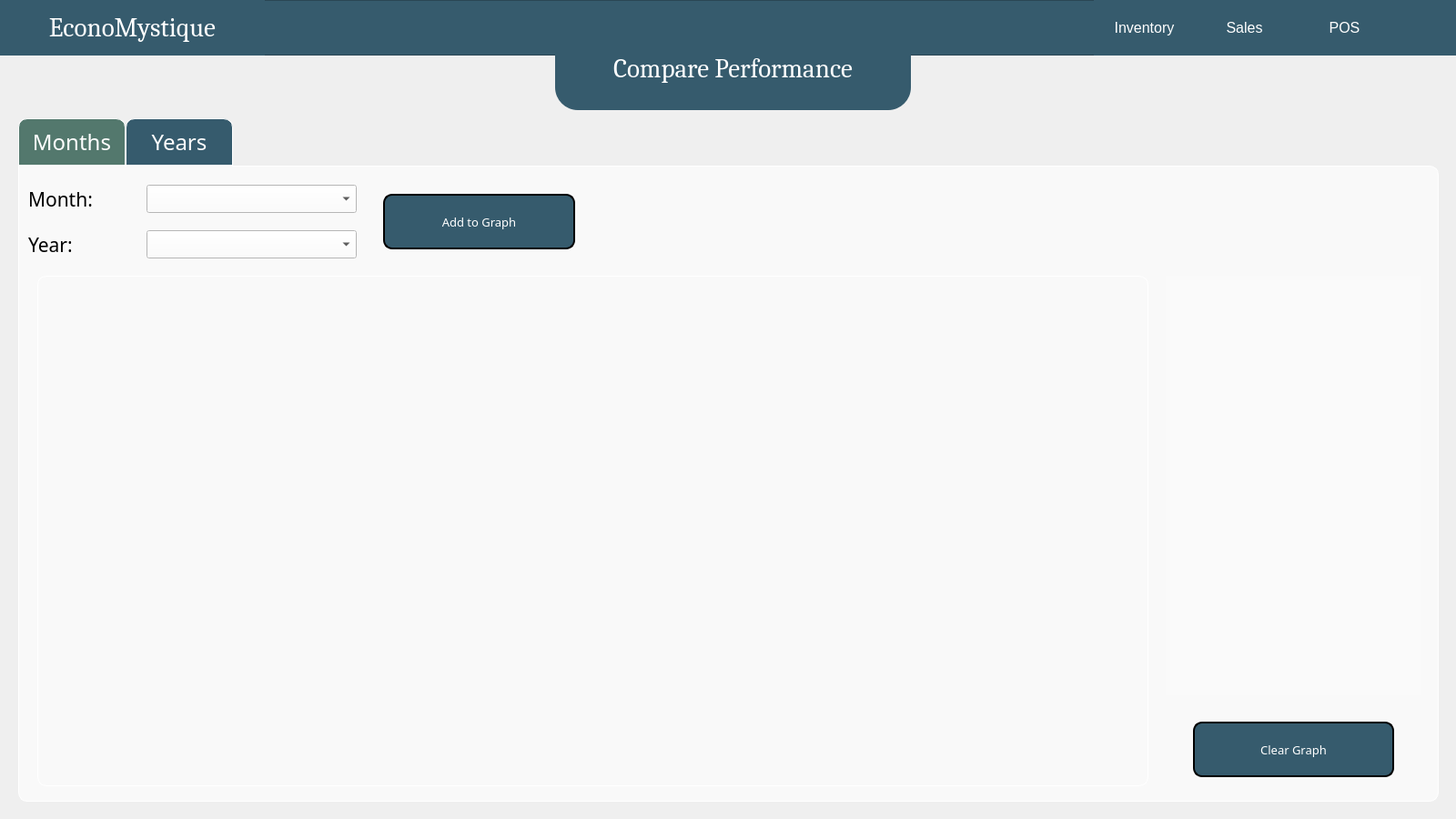
<?xml version="1.0" encoding="UTF-8"?>
<ui version="4.0">
 <class>Comparison</class>
 <widget class="QWidget" name="Comparison">
  <property name="geometry">
   <rect>
    <x>0</x>
    <y>0</y>
    <width>1600</width>
    <height>900</height>
   </rect>
  </property>
  <property name="windowTitle">
   <string>Compare Perofrmance</string>
  </property>
  <widget class="QFrame" name="frame">
   <property name="geometry">
    <rect>
     <x>0</x>
     <y>0</y>
     <width>1601</width>
     <height>61</height>
    </rect>
   </property>
   <property name="styleSheet">
    <string notr="true">background: #365b6d;</string>
   </property>
   <property name="frameShape">
    <enum>QFrame::StyledPanel</enum>
   </property>
   <property name="frameShadow">
    <enum>QFrame::Raised</enum>
   </property>
   <widget class="QPushButton" name="btnSales">
    <property name="geometry">
     <rect>
      <x>1312</x>
      <y>0</y>
      <width>111</width>
      <height>61</height>
     </rect>
    </property>
    <property name="font">
     <font>
      <pointsize>12</pointsize>
     </font>
    </property>
    <property name="cursor">
     <cursorShape>PointingHandCursor</cursorShape>
    </property>
    <property name="styleSheet">
     <string notr="true">QPushButton {
    background-color: #365b6d;
    color: white;
    border-radius: 50px;
}
QPushButton:hover {
    background-color: #5b8ca4;
}
QPushButton:pressed {
    border-style: inset;
    background-color: #365b6d;
}
</string>
    </property>
    <property name="text">
     <string>Sales</string>
    </property>
   </widget>
   <widget class="QPushButton" name="btnInventory">
    <property name="geometry">
     <rect>
      <x>1202</x>
      <y>0</y>
      <width>111</width>
      <height>61</height>
     </rect>
    </property>
    <property name="font">
     <font>
      <pointsize>12</pointsize>
     </font>
    </property>
    <property name="cursor">
     <cursorShape>PointingHandCursor</cursorShape>
    </property>
    <property name="styleSheet">
     <string notr="true">QPushButton {
    background-color: #365b6d;
    color: white;
    border-radius: 50px;
}
QPushButton:hover {
    background-color: #5b8ca4;
}
QPushButton:pressed {
    border-style: inset;
    background-color: #365b6d;
}
</string>
    </property>
    <property name="text">
     <string>Inventory</string>
    </property>
   </widget>
   <widget class="QPushButton" name="btnPOS">
    <property name="geometry">
     <rect>
      <x>1422</x>
      <y>0</y>
      <width>111</width>
      <height>61</height>
     </rect>
    </property>
    <property name="font">
     <font>
      <pointsize>12</pointsize>
     </font>
    </property>
    <property name="cursor">
     <cursorShape>PointingHandCursor</cursorShape>
    </property>
    <property name="styleSheet">
     <string notr="true">QPushButton {
    background-color: #365b6d;
    color: white;
    border-radius: 50px;
}
QPushButton:hover {
    background-color: #5b8ca4;
}
QPushButton:pressed {
    border-style: inset;
    background-color: #365b6d;
}
</string>
    </property>
    <property name="text">
     <string>POS</string>
    </property>
   </widget>
   <widget class="QPushButton" name="btnAccount">
    <property name="geometry">
     <rect>
      <x>1530</x>
      <y>0</y>
      <width>71</width>
      <height>61</height>
     </rect>
    </property>
    <property name="cursor">
     <cursorShape>PointingHandCursor</cursorShape>
    </property>
    <property name="styleSheet">
     <string notr="true">QPushButton {
    background-color: #365b6d;
    color: white;
    border-radius: 50px;
}
QPushButton:hover {
    background-color: #5b8ca4;
}
QPushButton:pressed {
    border-style: inset;
    background-color: #365b6d;
}
</string>
    </property>
    <property name="text">
     <string/>
    </property>
    <property name="icon">
     <iconset>
      <selectedon>img/pfBtn.png</selectedon>
     </iconset>
    </property>
    <property name="iconSize">
     <size>
      <width>50</width>
      <height>50</height>
     </size>
    </property>
   </widget>
   <widget class="QPushButton" name="btnDashboard">
    <property name="geometry">
     <rect>
      <x>0</x>
      <y>0</y>
      <width>291</width>
      <height>61</height>
     </rect>
    </property>
    <property name="font">
     <font>
      <family>Cambria</family>
      <pointsize>22</pointsize>
     </font>
    </property>
    <property name="cursor">
     <cursorShape>PointingHandCursor</cursorShape>
    </property>
    <property name="styleSheet">
     <string notr="true">QPushButton {
    background-color: #365b6d;
    color: white;
    border-radius: 50px;
}
QPushButton:hover {
    background-color: #5b8ca4;
}
QPushButton:pressed {
    border-style: inset;
    background-color: #365b6d;
}
</string>
    </property>
    <property name="text">
     <string>EconoMystique</string>
    </property>
    <property name="icon">
     <iconset>
      <normaloff>img/econologo_transparent_cropped.png</normaloff>img/econologo_transparent_cropped.png</iconset>
    </property>
    <property name="iconSize">
     <size>
      <width>30</width>
      <height>30</height>
     </size>
    </property>
   </widget>
  </widget>
  <widget class="QLabel" name="label_2">
   <property name="geometry">
    <rect>
     <x>610</x>
     <y>30</y>
     <width>391</width>
     <height>91</height>
    </rect>
   </property>
   <property name="font">
    <font>
     <family>Cambria</family>
     <pointsize>22</pointsize>
    </font>
   </property>
   <property name="styleSheet">
    <string notr="true">border: 0px solid white;
background: #365b6d;
color: white;
border-radius: 25px;</string>
   </property>
   <property name="lineWidth">
    <number>1</number>
   </property>
   <property name="text">
    <string>Compare Performance</string>
   </property>
   <property name="alignment">
    <set>Qt::AlignCenter</set>
   </property>
  </widget>
  <widget class="QTabWidget" name="tabWidget">
   <property name="geometry">
    <rect>
     <x>20</x>
     <y>130</y>
     <width>1561</width>
     <height>751</height>
    </rect>
   </property>
   <property name="font">
    <font>
     <family>Century Gothic</family>
     <pointsize>18</pointsize>
    </font>
   </property>
   <property name="styleSheet">
    <string notr="true">QTabWidget::pane {
    border: 1px solid white;
	border-top-right-radius: 10px;
	border-bottom-left-radius: 10px;
	border-bottom-right-radius: 10px;
	background-color: rgba(255,255,255,164);
}
QTabBar::tab {
    background: #365b6d;
    border: 1px solid white;
    padding: 8px;
    border-top-left-radius: 10px;
    border-top-right-radius: 10px;
    min-width: 100px;
	color: white;
}

QTabBar::tab:selected {
    background: #53786d;
}

QTabBar::tab:hover {
    background: #53786d;
}</string>
   </property>
   <property name="currentIndex">
    <number>0</number>
   </property>
   <widget class="QWidget" name="tabMonths">
    <attribute name="title">
     <string>Months</string>
    </attribute>
    <widget class="QWidget" name="gpPerformance" native="true">
     <property name="geometry">
      <rect>
       <x>20</x>
       <y>120</y>
       <width>1221</width>
       <height>561</height>
      </rect>
     </property>
     <property name="styleSheet">
      <string notr="true">QWidget {
	border: 1px solid white;
    border-radius: 10px;
	background-color: transparent;
	padding: 0px;
}</string>
     </property>
    </widget>
    <widget class="QPushButton" name="btnAdd">
     <property name="geometry">
      <rect>
       <x>400</x>
       <y>30</y>
       <width>211</width>
       <height>61</height>
      </rect>
     </property>
     <property name="font">
      <font>
       <family>Century Gothic</family>
       <pointsize>10</pointsize>
      </font>
     </property>
     <property name="styleSheet">
      <string notr="true">QPushButton{
	background: #365b6d;
	color: white;
	border-style: outset;
	border-width: 2px;
	border-radius:10px;
	border-color: black;
}
QPushButton:hover {
    background-color: #53786d;
	border: 2px solid black;
}
QPushButton:pressed {
    border-style: inset;
    background-color: #365b6d;
}</string>
     </property>
     <property name="text">
      <string>Add to Graph</string>
     </property>
    </widget>
    <widget class="QComboBox" name="cbMonth">
     <property name="geometry">
      <rect>
       <x>140</x>
       <y>20</y>
       <width>231</width>
       <height>31</height>
      </rect>
     </property>
     <property name="font">
      <font>
       <pointsize>12</pointsize>
      </font>
     </property>
     <property name="styleSheet">
      <string notr="true">background: white;</string>
     </property>
    </widget>
    <widget class="QLabel" name="label_3">
     <property name="geometry">
      <rect>
       <x>10</x>
       <y>20</y>
       <width>111</width>
       <height>31</height>
      </rect>
     </property>
     <property name="font">
      <font>
       <family>Century Gothic</family>
       <pointsize>16</pointsize>
      </font>
     </property>
     <property name="text">
      <string>Month:</string>
     </property>
    </widget>
    <widget class="QLabel" name="label_7">
     <property name="geometry">
      <rect>
       <x>10</x>
       <y>70</y>
       <width>111</width>
       <height>31</height>
      </rect>
     </property>
     <property name="font">
      <font>
       <family>Century Gothic</family>
       <pointsize>16</pointsize>
      </font>
     </property>
     <property name="text">
      <string>Year:</string>
     </property>
    </widget>
    <widget class="QComboBox" name="cbYear">
     <property name="geometry">
      <rect>
       <x>140</x>
       <y>70</y>
       <width>231</width>
       <height>31</height>
      </rect>
     </property>
     <property name="font">
      <font>
       <pointsize>12</pointsize>
      </font>
     </property>
     <property name="styleSheet">
      <string notr="true">background: white;</string>
     </property>
    </widget>
    <widget class="QPushButton" name="btnClrGraph">
     <property name="geometry">
      <rect>
       <x>1290</x>
       <y>610</y>
       <width>221</width>
       <height>61</height>
      </rect>
     </property>
     <property name="font">
      <font>
       <family>Century Gothic</family>
       <pointsize>10</pointsize>
      </font>
     </property>
     <property name="styleSheet">
      <string notr="true">QPushButton{
	background: #365b6d;
	color: white;
	border-style: outset;
	border-width: 2px;
	border-radius:10px;
	border-color: black;
}
QPushButton:hover {
    background-color: #53786d;
	border: 2px solid black;
}
QPushButton:pressed {
    border-style: inset;
    background-color: #365b6d;
}</string>
     </property>
     <property name="text">
      <string>Clear Graph</string>
     </property>
    </widget>
    <widget class="QTableWidget" name="monthTable">
     <property name="geometry">
      <rect>
       <x>1260</x>
       <y>120</y>
       <width>281</width>
       <height>461</height>
      </rect>
     </property>
     <property name="font">
      <font>
       <family>Century Gothic</family>
       <pointsize>12</pointsize>
      </font>
     </property>
     <property name="styleSheet">
      <string notr="true">QTableWidget {
        background-color: rgba(255, 255, 255, 50);
		selection-background-color: #087cd4;
    	selection-color: white;
        border: none;
    }
    QHeaderView::section {
        background-color: rgba(255, 255, 255, 50);
    }
    QTableWidget::item {
        background-color: rgba(255, 255, 255, 50);
    }
QTableWidget::item:selected { 
		background-color: #087cd4;
		color: white;
	}</string>
     </property>
    </widget>
   </widget>
   <widget class="QWidget" name="tabYears">
    <attribute name="title">
     <string>Years</string>
    </attribute>
    <widget class="QWidget" name="gpYPerformance" native="true">
     <property name="geometry">
      <rect>
       <x>20</x>
       <y>120</y>
       <width>1221</width>
       <height>561</height>
      </rect>
     </property>
     <property name="styleSheet">
      <string notr="true">QWidget {
    border: 1px solid white;
    border-radius: 10px;
	background-color: transparent;
	padding: 0px;
}</string>
     </property>
    </widget>
    <widget class="QLabel" name="label_8">
     <property name="geometry">
      <rect>
       <x>10</x>
       <y>40</y>
       <width>111</width>
       <height>31</height>
      </rect>
     </property>
     <property name="font">
      <font>
       <family>Century Gothic</family>
       <pointsize>16</pointsize>
      </font>
     </property>
     <property name="text">
      <string>Year:</string>
     </property>
    </widget>
    <widget class="QPushButton" name="btnYClrGraph">
     <property name="geometry">
      <rect>
       <x>1290</x>
       <y>610</y>
       <width>221</width>
       <height>61</height>
      </rect>
     </property>
     <property name="font">
      <font>
       <family>Century Gothic</family>
       <pointsize>10</pointsize>
      </font>
     </property>
     <property name="styleSheet">
      <string notr="true">QPushButton{
	background: #365b6d;
	color: white;
	border-style: outset;
	border-width: 2px;
	border-radius:10px;
	border-color: black;
}
QPushButton:hover {
    background-color: #53786d;
	border: 2px solid black;
}
QPushButton:pressed {
    border-style: inset;
    background-color: #365b6d;
}</string>
     </property>
     <property name="text">
      <string>Clear Graph</string>
     </property>
    </widget>
    <widget class="QComboBox" name="cbYYear">
     <property name="geometry">
      <rect>
       <x>140</x>
       <y>40</y>
       <width>231</width>
       <height>31</height>
      </rect>
     </property>
     <property name="font">
      <font>
       <pointsize>12</pointsize>
      </font>
     </property>
     <property name="styleSheet">
      <string notr="true">background: white;</string>
     </property>
    </widget>
    <widget class="QPushButton" name="btnYAdd">
     <property name="geometry">
      <rect>
       <x>400</x>
       <y>30</y>
       <width>211</width>
       <height>61</height>
      </rect>
     </property>
     <property name="font">
      <font>
       <family>Century Gothic</family>
       <pointsize>10</pointsize>
      </font>
     </property>
     <property name="styleSheet">
      <string notr="true">QPushButton{
	background: #365b6d;
	color: white;
	border-style: outset;
	border-width: 2px;
	border-radius:10px;
	border-color: black;
}
QPushButton:hover {
    background-color: #53786d;
	border: 2px solid black;
}
QPushButton:pressed {
    border-style: inset;
    background-color: #365b6d;
}</string>
     </property>
     <property name="text">
      <string>Add to Graph</string>
     </property>
    </widget>
    <widget class="QTableWidget" name="yearTable">
     <property name="geometry">
      <rect>
       <x>1260</x>
       <y>120</y>
       <width>281</width>
       <height>461</height>
      </rect>
     </property>
     <property name="font">
      <font>
       <family>Century Gothic</family>
       <pointsize>12</pointsize>
      </font>
     </property>
     <property name="styleSheet">
      <string notr="true">QTableWidget {
        background-color: rgba(255, 255, 255, 50);
		selection-background-color: #087cd4;
    	selection-color: white;
        border: none;
    }
    QHeaderView::section {
        background-color: rgba(255, 255, 255, 50);
    }
    QTableWidget::item {
        background-color: rgba(255, 255, 255, 50);
    }
QTableWidget::item:selected { 
		background-color: #087cd4;
		color: white;
	}</string>
     </property>
    </widget>
   </widget>
  </widget>
 </widget>
 <resources/>
 <connections/>
</ui>
